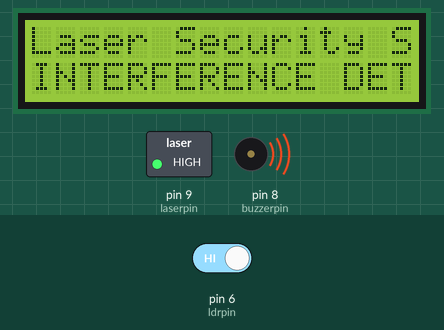
Bench run of a sketch on a simulated Arduino Uno, built with avr-gcc and run on an emulated ATmega328P. Shown: 16×2 character LCD, switched loads named in the sketch (green lamp = pin HIGH), buzzer (waves = sounding). Inputs (shaded band) come from the test bench; at power-on: pin 6 (ldrpin) HIGH.

Above: at 1.2 s.
1.3 s: pin 6 (ldrpin) driven LOW
At 2.5 s:
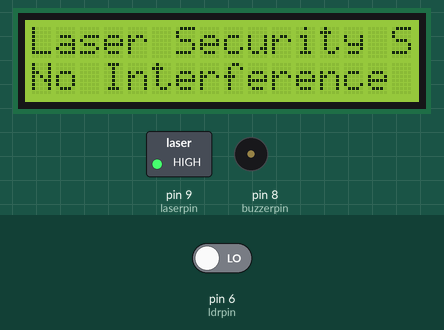
2.9 s: pin 6 (ldrpin) driven HIGH
At 3.2 s:
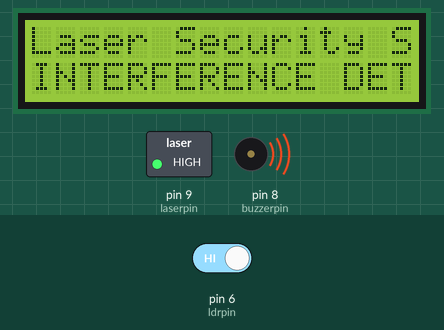
Timing chart, 0 to 5.9 s (numbered marks = the images above; inputs shaded):
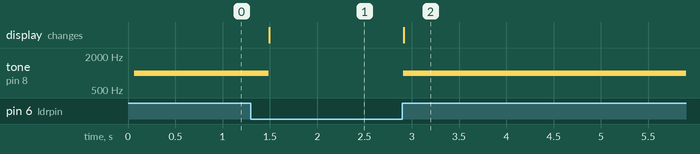

The sketch:

LASER_SECURITY_SYSTEM.ino
```cpp
// LASER PROTECTION SYSTEM
//

#include <Wire.h>
#include <LiquidCrystal.h>

const int laserpin  = 9;
const int ldrpin    = 6;
const int buzzerpin = 8;

// RS, E, D4, D5, D6, D7
LiquidCrystal lcd(12, 11, 5, 4, 3, 2);

void setup() {
  lcd.begin(16, 2);

  pinMode(ldrpin, INPUT);
  pinMode(buzzerpin, OUTPUT);
  pinMode(laserpin, OUTPUT);

  digitalWrite(laserpin, HIGH);

  lcd.clear();
  lcd.setCursor(0, 0);
  lcd.print("Laser Security System");
}

void loop() {
  int state = digitalRead(ldrpin);

  lcd.setCursor(0, 1);

  if (state == LOW) {
    // Laser detected (normal condition)
    noTone(buzzerpin);
    lcd.print("No Interference Detected");
  }
  else {
    // Laser interrupted (intrusion)
    tone(buzzerpin, 1000);
    lcd.print("INTERFERENCE DETECTED");
  }

  delay(200);
}
```

Measured:
- after the input at 1.3 s, tone on pin 8 (buzzerpin): 1000 Hz → silent after 0.19 s; the display: changes after 0.19 s (image 1)
- after the input at 2.9 s, tone on pin 8 (buzzerpin): silent → 1000 Hz at once; the display: changes at once (image 2)
